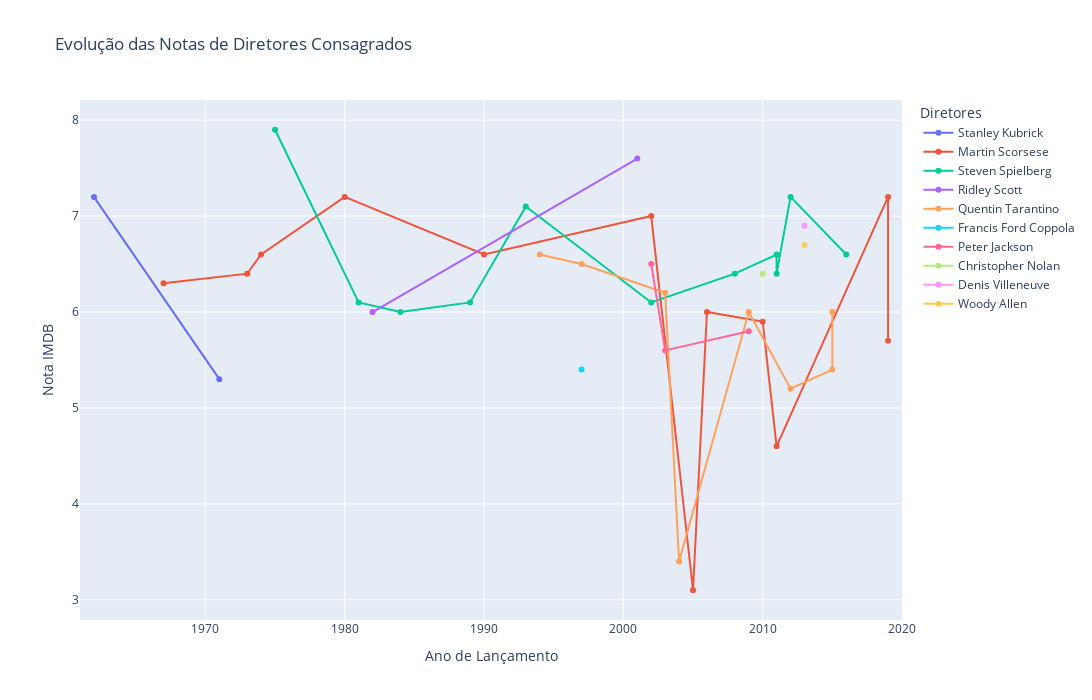

The cell this chart's notebook holds for it:
### Markdown cell above
### Evolução das Notas de Filmes por Diretores Consagrados

Objetivos

- Exibir a percepção do público ao longo do tempo, em relação as produções de diretores famosos

### Code cell
# filtrando por diretores consagrados
directors = ['quentin tarantino', 'martin scorsese', 'denis villeneuve', 'steven spielberg', 'alfred hitchcock', 'stanley kubrick', 'francis ford coppola', 'woody allen', 'billy wilder', 'peter jackson', 'james cameron', 'ridley scott', 'christopher nolan']
df_top_directors = df_netflix_titles[df_netflix_titles['director_list'].apply(lambda x: any(term in x for term in directors))]
df_top_directors = df_top_directors.explode('director_list')
df_top_directors = df_top_directors.sort_values(by='release_year', ascending=True)
df_top_directors.head(5)
# gerando gráfico
fig = px.line(df_top_directors, 
            x='release_year', 
            y='rating_imdb', 
            color='director',
            markers=True,
            hover_data='title',
            title='Evolução das Notas de Diretores Consagrados',
            labels={'release_year': 'Ano de Lançamento', 'rating_imdb': 'Nota IMDB', 'director': 'Diretores'},
            range_x=[df_top_directors['release_year'].min()-1, df_top_directors['release_year'].max()+1],
            width=1500,
            height=700,
            render_mode='svg'
            )
fig.show()

### Figure 1 — Plotly figure (JSON) as saved in the notebook; plotly's stock layout.template omitted (floating-point values rounded to 4 significant figures)
{"data": [{"customdata": [["Lolita"], ["A Clockwork Orange"]], "hovertemplate": "Diretores=Stanley Kubrick<br>Ano de Lançamento=%{x}<br>Nota IMDB=%{y}<br>title=%{customdata[0]}<extra></extra>", "legendgroup": "Stanley Kubrick", "line": {"color": "#636efa", "dash": "solid"}, "marker": {"symbol": "circle"}, "mode": "lines+markers", "name": "Stanley Kubrick", "orientation": "v", "showlegend": true, "type": "scatter", "x": [1962, 1971], "xaxis": "x", "y": [7.2, 5.3], "yaxis": "y"}, {"customdata": [["Who's That Knocking at My Door?"], ["Mean Streets"], ["Alice Doesn't Live Here Anymore"], ["Raging Bull"], ["GoodFellas"], ["Gangs of New York"], ["No Direction Home: Bob Dylan"], ["The Departed"], ["Shutter Island"], ["Hugo"], ["The Irishman"], ["Rolling Thunder Revue: A Bob Dylan Story by Martin Scorsese"]], "hovertemplate": "Diretores=Martin Scorsese<br>Ano de Lançamento=%{x}<br>Nota IMDB=%{y}<br>title=%{customdata[0]}<extra></extra>", "legendgroup": "Martin Scorsese", "line": {"color": "#EF553B", "dash": "solid"}, "marker": {"symbol": "circle"}, "mode": "lines+markers", "name": "Martin Scorsese", "orientation": "v", "showlegend": true, "type": "scatter", "x": [1967, 1973, 1974, 1980, 1990, 2002, 2005, 2006, 2010, 2011, 2019, 2019], "xaxis": "x", "y": [6.3, 6.4, 6.6, 7.2, 6.6, 7, 3.1, 6, 5.9, 4.6, 7.2, 5.7], "yaxis": "y"}, {"customdata": [["Jaws"], ["Indiana Jones and the Raiders of the Lost Ark"], ["Indiana Jones and the Temple of Doom"], ["Indiana Jones and the Last Crusade"], ["Schindler's List"], ["Catch Me If You Can"], ["Indiana Jones and the Kingdom of the Crystal Skull"], ["War Horse"], ["The Adventures of Tintin"], ["Lincoln"], ["The BFG"]], "hovertemplate": "Diretores=Steven Spielberg<br>Ano de Lançamento=%{x}<br>Nota IMDB=%{y}<br>title=%{customdata[0]}<extra></extra>", "legendgroup": "Steven Spielberg", "line": {"color": "#00cc96", "dash": "solid"}, "marker": {"symbol": "circle"}, "mode": "lines+markers", "name": "Steven Spielberg", "orientation": "v", "showlegend": true, "type": "scatter", "x": [1975, 1981, 1984, 1989, 1993, 2002, 2008, 2011, 2011, 2012, 2016], "xaxis": "x", "y": [7.9, 6.1, 6, 6.1, 7.1, 6.1, 6.4, 6.6, 6.4, 7.2, 6.6], "yaxis": "y"}, {"customdata": [["Blade Runner: The Final Cut"], ["Black Hawk Down"]], "hovertemplate": "Diretores=Ridley Scott<br>Ano de Lançamento=%{x}<br>Nota IMDB=%{y}<br>title=%{customdata[0]}<extra></extra>", "legendgroup": "Ridley Scott", "line": {"color": "#ab63fa", "dash": "solid"}, "marker": {"symbol": "circle"}, "mode": "lines+markers", "name": "Ridley Scott", "orientation": "v", "showlegend": true, "type": "scatter", "x": [1982, 2001], "xaxis": "x", "y": [6, 7.6], "yaxis": "y"}, {"customdata": [["Pulp Fiction"], ["Jackie Brown"], ["Kill Bill: Vol. 1"], ["Kill Bill: Vol. 2"], ["Inglourious Basterds"], ["Django Unchained"], ["The Hateful Eight: Extended Version"], ["The Hateful Eight"]], "hovertemplate": "Diretores=Quentin Tarantino<br>Ano de Lançamento=%{x}<br>Nota IMDB=%{y}<br>title=%{customdata[0]}<extra></extra>", "legendgroup": "Quentin Tarantino", "line": {"color": "#FFA15A", "dash": "solid"}, "marker": {"symbol": "circle"}, "mode": "lines+markers", "name": "Quentin Tarantino", "orientation": "v", "showlegend": true, "type": "scatter", "x": [1994, 1997, 2003, 2004, 2009, 2012, 2015, 2015], "xaxis": "x", "y": [6.6, 6.5, 6.2, 3.4, 6, 5.2, 5.4, 6], "yaxis": "y"}, {"customdata": [["The Rainmaker"]], "hovertemplate": "Diretores=Francis Ford Coppola<br>Ano de Lançamento=%{x}<br>Nota IMDB=%{y}<br>title=%{customdata[0]}<extra></extra>", "legendgroup": "Francis Ford Coppola", "line": {"color": "#19d3f3", "dash": "solid"}, "marker": {"symbol": "circle"}, "mode": "lines+markers", "name": "Francis Ford Coppola", "orientation": "v", "showlegend": true, "type": "scatter", "x": [1997], "xaxis": "x", "y": [5.4], "yaxis": "y"}, {"customdata": [["The Lord of the Rings: The Two Towers"], ["The Lord of the Rings: The Return of the King"], ["The Lovely Bones"]], "hovertemplate": "Diretores=Peter Jackson<br>Ano de Lançamento=%{x}<br>Nota IMDB=%{y}<br>title=%{customdata[0]}<extra></extra>", "legendgroup": "Peter Jackson", "line": {"color": "#FF6692", "dash": "solid"}, "marker": {"symbol": "circle"}, "mode": "lines+markers", "name": "Peter Jackson", "orientation": "v", "showlegend": true, "type": "scatter", "x": [2002, 2003, 2009], "xaxis": "x", "y": [6.5, 5.6, 5.8], "yaxis": "y"}, {"customdata": [["Inception"]], "hovertemplate": "Diretores=Christopher Nolan<br>Ano de Lançamento=%{x}<br>Nota IMDB=%{y}<br>title=%{customdata[0]}<extra></extra>", "legendgroup": "Christopher Nolan", "line": {"color": "#B6E880", "dash": "solid"}, "marker": {"symbol": "circle"}, "mode": "lines+markers", "name": "Christopher Nolan", "orientation": "v", "showlegend": true, "type": "scatter", "x": [2010], "xaxis": "x", "y": [6.4], "yaxis": "y"}, {"customdata": [["Enemy"]], "hovertemplate": "Diretores=Denis Villeneuve<br>Ano de Lançamento=%{x}<br>Nota IMDB=%{y}<br>title=%{customdata[0]}<extra></extra>", "legendgroup": "Denis Villeneuve", "line": {"color": "#FF97FF", "dash": "solid"}, "marker": {"symbol": "circle"}, "mode": "lines+markers", "name": "Denis Villeneuve", "orientation": "v", "showlegend": true, "type": "scatter", "x": [2013], "xaxis": "x", "y": [6.9], "yaxis": "y"}, {"customdata": [["Blue Jasmine"]], "hovertemplate": "Diretores=Woody Allen<br>Ano de Lançamento=%{x}<br>Nota IMDB=%{y}<br>title=%{customdata[0]}<extra></extra>", "legendgroup": "Woody Allen", "line": {"color": "#FECB52", "dash": "solid"}, "marker": {"symbol": "circle"}, "mode": "lines+markers", "name": "Woody Allen", "orientation": "v", "showlegend": true, "type": "scatter", "x": [2013], "xaxis": "x", "y": [6.7], "yaxis": "y"}], "layout": {"height": 700, "legend": {"title": {"text": "Diretores"}, "tracegroupgap": 0}, "title": {"text": "Evolução das Notas de Diretores Consagrados"}, "width": 1500, "xaxis": {"anchor": "y", "domain": [0, 1], "range": [1961, 2020], "title": {"text": "Ano de Lançamento"}}, "yaxis": {"anchor": "x", "domain": [0, 1], "title": {"text": "Nota IMDB"}}}}
